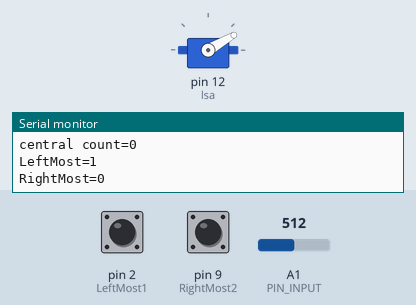
The sketch below on a simulated Arduino Uno, built with avr-gcc and run on an emulated ATmega328P. Shown: servo, the last lines printed to the serial monitor. The test bench sets the inputs (shaded band); at power-on: A1 (PIN_INPUT) = 512, pin 2 (LeftMost1) HIGH, pin 9 (RightMost2) HIGH.

Above: at 4.3 s.
4.4 s: A1 (PIN_INPUT) set to 716
10.4 s: pin 2 (LeftMost1) pulled LOW for 2.2 s
At 11.5 s:
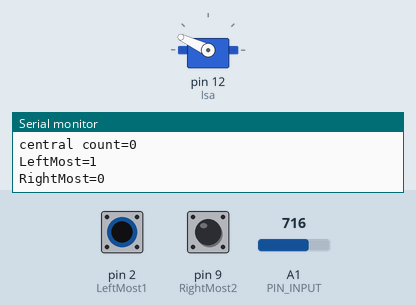
14.1 s: A1 (PIN_INPUT) set to 0
20.1 s: A1 (PIN_INPUT) set to 306
26.1 s: A1 (PIN_INPUT) set to 900
32.1 s: pin 9 (RightMost2) pulled LOW for 2.2 s
At 33.51 s:
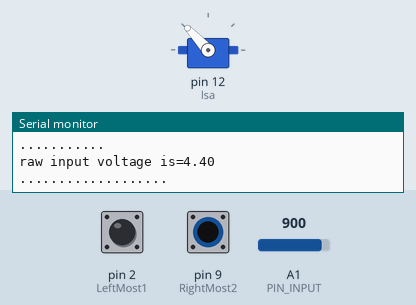
Timing chart, 0 to 37.7 s (numbered marks = the images above; inputs shaded):
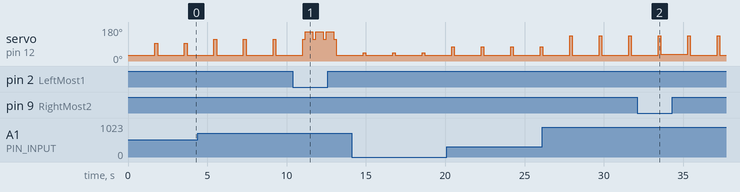

The sketch:

sketch_feb14a.ino
```cpp
#include <PID_v1.h>
#include <Servo.h>

#define PIN_INPUT A1
#define LeftMost1 2  //U0
//#define LeftMost2 5  //U3
//#define RightMost1 6 //U4
#define RightMost2 9 //U7

Servo lsa;
int left1, left2, right1, right2;
int  LCD_pos;
int sval;
int RawInput = 0;
int count = 0;// countL = 0, countR = 0;
double RawV = 0;
double Kp = 1, Ki = 0, Kd = 0;
double Setpoint, Input, Output;
char condtn;
PID myPID(&Input, &Output, &Setpoint, Kp, Ki, Kd, DIRECT);
//double LCD_pos =  map( LCD_pos, 0, 70, -35, 35);
void setup()
{
  Setpoint = 70;
  lsa.attach(12);
  myPID.SetMode(AUTOMATIC);
  Serial.begin(9600);
}

void trace()
{
  RawInput = analogRead(PIN_INPUT);
  RawV =  RawInput * (5.0 / 1023.0);
  LCD_pos = ((RawV / 4.5) * 70);
  Input = LCD_pos ;
  myPID.Compute();
  sval = map(Output, 0, 70, 135, 45);
  lsa.write(sval);
  Serial.print("raw input value is=");
  Serial.println(RawInput);
  Serial.println("...........");
  Serial.print("raw input voltage is=");
  Serial.println(RawV);
  Serial.println("...................");
  Serial.print("LCD position is=");
  Serial.println(LCD_pos);
  Serial.println("........................");
  Serial.print("Servo angle is=");
  Serial.println(sval);
  Serial.println("________________________");
}

void loop()
{
  left1 = digitalRead(LeftMost1);

  //left2 = digitalRead(LeftMost2);
  right2 = digitalRead(RightMost2);

  if (left1 == LOW && right2 == LOW)
  {
    trace();
  }


  if (left1 == HIGH && right2 == HIGH)
  {
    //count++;
    //if (count == 1)

      lsa.write(30);
      delay(1700);
      trace();

  }

  if (left1 == HIGH &&right2 == LOW)

  {
    lsa.write(35);
    //lsa.write(30);
    delay(1700);
    trace();
  }

  if (left1 == LOW && right2 == HIGH)
  {
    lsa.write(155);
    //lsa.write(150);
    delay(500);
    trace();
  }
  /*else
    {
    trace();
    }*/


  Serial.print("central count=");
  Serial.println(count);
  Serial.print("LeftMost=");
  Serial.println(left1);
  Serial.print("RightMost=");
  Serial.println(right1);

}
```

Measured:
- by itself, servo on pin 12 (lsa): alternates 133° for 0.16 s and 30° for 1.7 s
